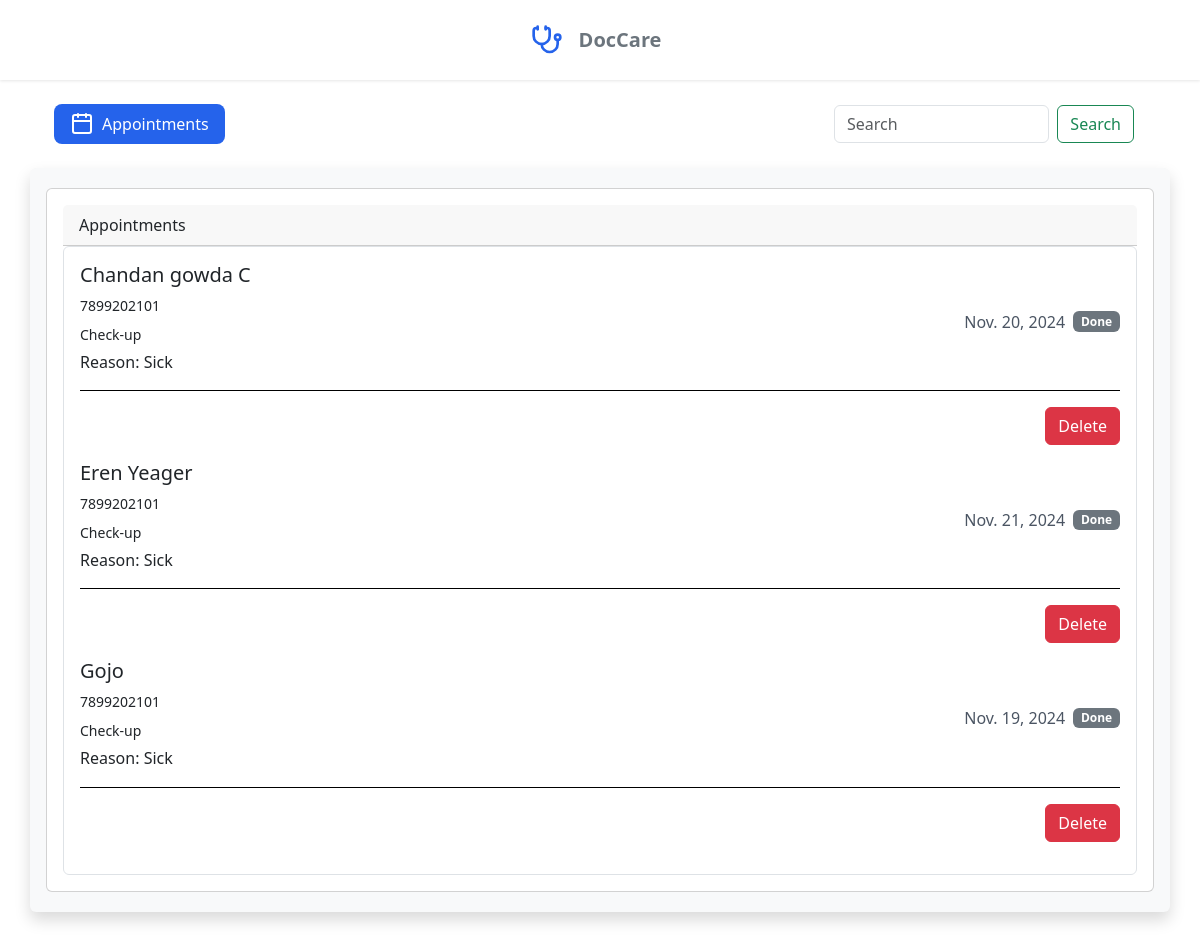
Page /Appointment/ (signed in) on the earlier database version.
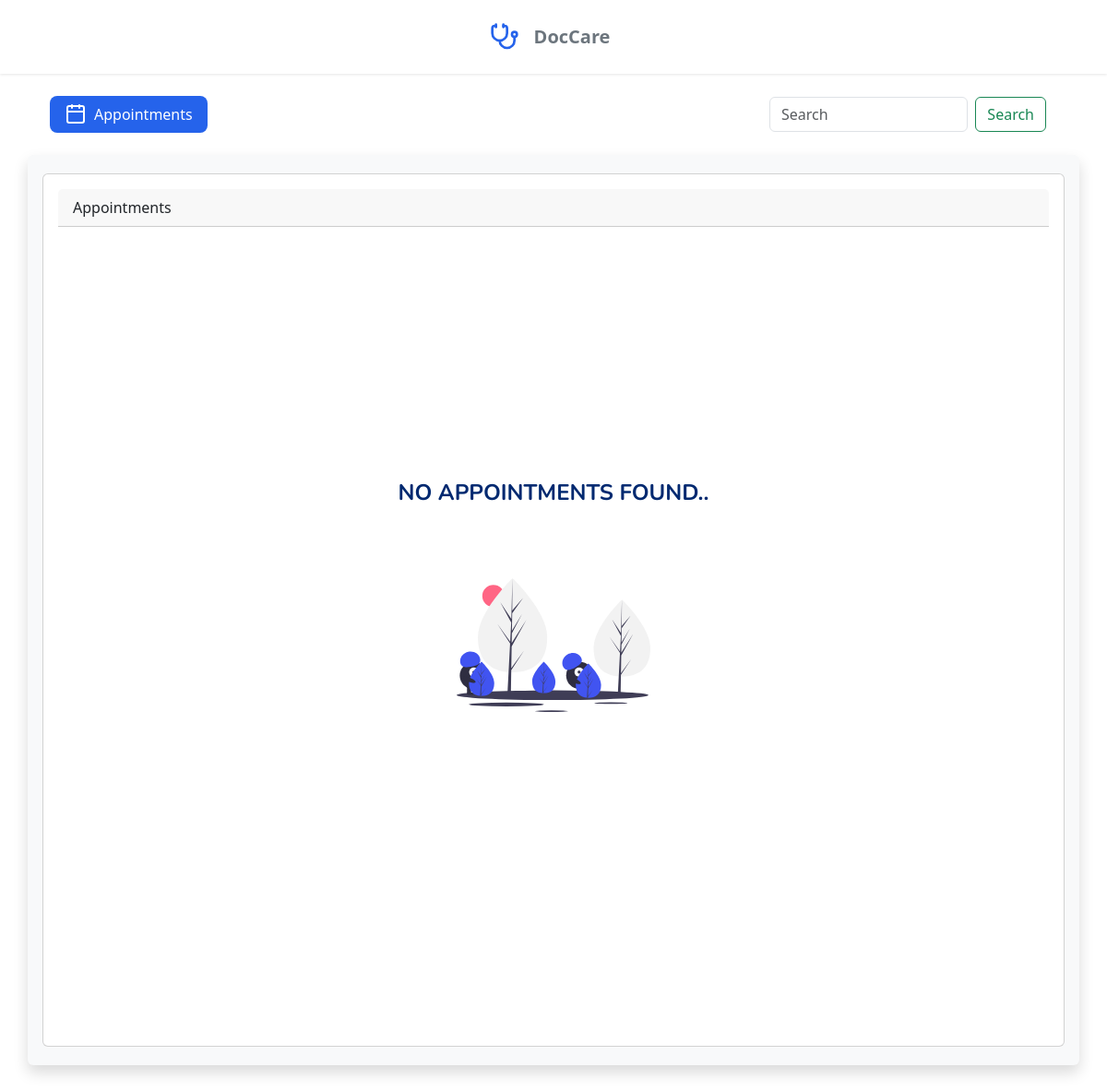
Same page on the later database version.
### app1/models.py (models this page shows, shortened)
class register(models.Model):
    name = models.CharField(max_length=20)
    phone = models.CharField(max_length=10,blank=True)
    mail = models.EmailField(max_length=30)
    Date = models.DateField(max_length=8)
    Reason = models.TextField(max_length=80,default="Sick",blank=True)

### app1/views.py (the view)
# urls.py: path('Appointment/',views.user_appointment,name='appointment'),
@login_required
def user_appointment(request):
    user_list = register.objects.all()
    today = datetime.today().date()
    return render(request,"appointments.html",{'current_path': request.path ,'user_list':user_list,'today':today})

### templates/appointments.html (shortened to what this page needs)
<!DOCTYPE html>
<html lang="en">
<head>
    {% load static %}
    <link rel="stylesheet" href="{% static 'PrescriptionStyles.css' %}">
    <link href="https://unpkg.com/lucide-icons/dist/umd/lucide.css" rel="stylesheet">
    <link href="https://cdn.jsdelivr.net/npm/bootstrap@5.3.3/dist/css/bootstrap.min.css" rel="stylesheet">
</head>
<body>
{% include 'header.html' %}
<div class="container">
    <div class="tabs container-fluid">
        <a href="{% url 'appointment' %}" class="text-decoration-none">
            <button class="tab active" data-url="{% url 'appointment' %},{% for user in user_list %}{% url 'delete-appointment' user.id %},{% endfor %}{% url 'search' %}" data-tab="appointments">
                <i data-lucide="calendar"></i>
                Appointments
            </button>
        </a>
        <div class="container-fluid d-flex justify-content-between align-items-center">
            <form class="d-flex align-items-center ms-auto" role="search" style="max-width: 300px;" method="POST" action="{% url 'search' %}">
                <input class="form-control me-2" type="search" placeholder="Search" aria-label="Search" style="flex: 1;" name="Search">
                <button class="btn btn-outline-success" type="submit">Search</button>
            </form>
        </div>
    </div>
    <div class="row modal-body shadow p-3 mb-5 bg-body-tertiary rounded">
        <div class="card content-grid modal-body col-xl-6 px-3 py-3 my-1 overflow-y-auto">
            <div class="card-header">
                Appointments
            </div>
            {% if user_list %}
            <div class="appointment-list overflow-auto border rounded p-3" style="max-height: 800px;">
                {% block content%}
                {% for user in user_list %}
                <table class="table table-hover">
                    <div class="appointment-item d-flex justify-content-between align-items-center mb-3">
                        <div class="appointment-info list-group">
                            <h5 class="mb-0">{{ user.name }}</h5>
                            <small>{{ user.phone }}</small>
                            <small>Check-up</small>
                            <div class="appointment-info">
                                <h6>Reason: {{ user.Reason }}</h6>
                            </div>
                        </div>
                        <div class="appointment-time text-end">
                            <p class="mb-0">{{ user.Date }}</p>
                            {% if user.Date > today %}
                            <span class="badge bg-success">Upcoming</span>
                            {% elif user.Date == today %}
                            <span class="badge bg-warning">Ongoing</span>
                            {% else %}
                            <span class="badge bg-secondary">Done</span>
                            {% endif %}
                        </div>
                    </div>
                    <div class="d-grid gap-2 d-md-flex justify-content-md-end">
                            <button class="btn btn-danger" type="button" data-bs-toggle="modal" data-bs-target="#deleteModal">
                                Delete
                            </button>
                    </div>
                <div class="modal fade" id="deleteModal" tabindex="-1" aria-labelledby="exampleModalLabel" aria-hidden="true">
                {% endfor %}
                </table>
                {% endblock %}
            </div>
            {% else %}
                {% include 'no_app.html' %}
            {% endif %}
        </div>
    </div>
</body>
</html>

### templates/header.html
<body>
<nav class="navbar">
    <div class="nav-content">
        <div class="nav-brand">
            <i data-lucide="stethoscope" class="brand-icon"></i>
            <span><a href="{% url 'dashboard' %}" class="nav-link px-2 link-secondary">DocCare</a></span>
        </div>
    </div>
</nav>

### templates/no_app.html (shortened to what this page needs)
<html lang="en">
    <head>
    {% load static %}
    <link href="../../vendors/bootstrap/css/bootstrap.min.css" rel="stylesheet">
    <link href="../../vendors/bootstrap-icons/bootstrap-icons.css" rel="stylesheet">
    <link href="../../vendors/boxicons/css/boxicons.min.css" rel="stylesheet">
    <link href="../../vendors/quill/quill.snow.css" rel="stylesheet">
    <link href="../../vendors/quill/quill.bubble.css" rel="stylesheet">
    <link href="../../vendors/remixicon/remixicon.css" rel="stylesheet">
    <link href="../../vendors/simple-datatables/style.css" rel="stylesheet">
    <link href="{% static 'no_emp.css'%}" rel="stylesheet">
    <link href="https://cdn.jsdelivr.net/npm/bootstrap@5.3.3/dist/css/bootstrap.min.css" rel="stylesheet">
</head>
<body>
    <main>
    <div class="container">
        <section class="section error-404 min-vh-100 d-flex flex-column align-items-center justify-content-center">
            <h2>NO APPOINTMENTS FOUND..</h2>
            <img src="{% static './images/not-found.svg' %}" class="img-fluid py-5" alt="Page Not Found">
        </section>
    </div>
    </main>
    <a href="#" class="back-to-top d-flex align-items-center justify-content-center"><i class="bi bi-arrow-up-short"></i></a>
</body></html>

### static/PrescriptionStyles.css (style rules this page uses)
* { margin: 0; padding: 0; box-sizing: border-box; }
body { font-family: -apple-system, BlinkMacSystemFont, 'Segoe UI', Roboto, Oxygen, Ubuntu, Cantarell, sans-serif; background-color: rgb(249, 250, 251); color: rgb(17, 24, 39); line-height: 1.5; }
.navbar { background-color: white; box-shadow: 0 1px 3px 0 rgba(0, 0, 0, 0.1); }
.nav-content { max-width: 80rem; margin: 0 auto; padding: 0 1rem; }
.nav-brand { height: 4rem; display: flex; align-items: center; gap: 0.5rem; }
.brand-icon { width: 2rem; height: 2rem; color: rgb(37, 99, 235); }
.nav-brand span { font-size: 1.25rem; font-weight: 600; color: rgb(17, 24, 39); }
.container { max-width: 80rem; margin: 0 auto; padding: 1.5rem 1rem; }
.tabs { display: flex; gap: 1rem; margin-bottom: 1.5rem; }
.tab { display: flex; align-items: center; gap: 0.5rem; padding: 0.5rem 1rem; background-color: white; border: none; border-radius: 0.5rem; color: rgb(75, 85, 99); cursor: pointer; transition: all 0.2s; }
.tab.active { background-color: rgb(37, 99, 235); color: white; }
h2 { font-size: 1.5rem; font-weight: 600; color: rgb(17, 24, 39); margin-bottom: 1.5rem; }
input, select, textarea { padding: 0.5rem 0.75rem; border: 1px solid rgb(209, 213, 219); border-radius: 0.375rem; outline: none; transition: all 0.2s; }

### static/no_emp.css (style rules this page uses)
:root { scroll-behavior: smooth; }
body { font-family: "Open Sans", sans-serif; background: #f6f9ff; color: #444444; }
a { color: #4154f1; text-decoration: none; }
h1, h2, h3, h4, h5, h6 { font-family: "Nunito", sans-serif; }
.error-404 h2 { font-size: 24px; font-weight: 700; color: #012970; margin-bottom: 30px; }
@media (min-width: 992px) { .error-404 img { max-width: 20%; } }

Differences in the rows shown:
removed register: name "Chandan gowda C", phone "7899202101", Reason "Sick", Date "Nov. 20, 2024", shows "Done"
removed register: name "Eren Yeager", phone "7899202101", Reason "Sick", Date "Nov. 21, 2024", shows "Done"
removed register: name "Gojo", phone "7899202101", Reason "Sick", Date "Nov. 19, 2024", shows "Done"
Other differences:
text now shown: "NO APPOINTMENTS FOUND.."
